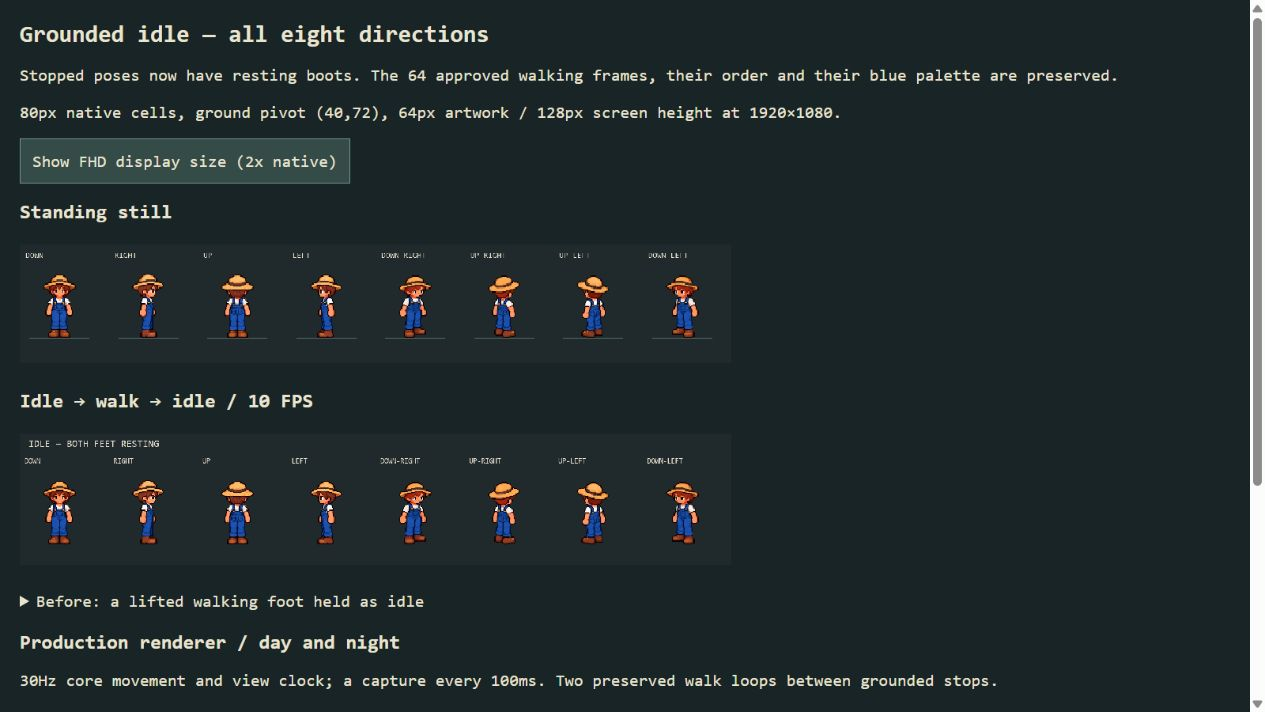
#> input picture implementation/fhd-player/pilots/2026-10-04/idle-grounded-review/browser-review.png, 1265 x 712 px, given in place of day_before_down_01.png, which was not available
$ python build_preview.py
#> lines starting #> are read from the running program, lines starting #| are printed output that depends on the picture; pictures that were not available may be replaced by others from this repository, and a replacement may not be noted
"""Exact horizontal mirroring of selected32px low-step up-right candidate; isolated comparison."""

from pathlib import Path

import hashlib

import json

import sys

from PIL import Image, ImageDraw, ImageFont


HERE = Path(__file__).resolve().parent

ROOT = HERE.parents[4]

BASE = ROOT/'implementation/fhd-enemies/pilots/2026-10-05/16px-review'

DIRECTIONS = ['down','right','up','left','down-right','up-right','up-left','down-left']

MIRRORS = {'up-right':'new up-right'}

sys.path.insert(0,str(ROOT/'implementation/fhd-player/pilots/2026-10-04/idle-grounded-review'))

from build_preview import gif


def sha(path):

    return hashlib.sha256(path.read_bytes()).hexdigest()


def rendered():

    font=ImageFont.truetype('C:/Windows/Fonts/consola.ttf',18)

    for light in ['day','night']:

        full=[];changed=[]

        for frame in range(1,9):

            sheet=Image.new('RGB',(1920,600),'#20292c');draw=ImageDraw.Draw(sheet)
#> after `sheet = Image.new('RGB', (1920, 600), '#20292c')`:
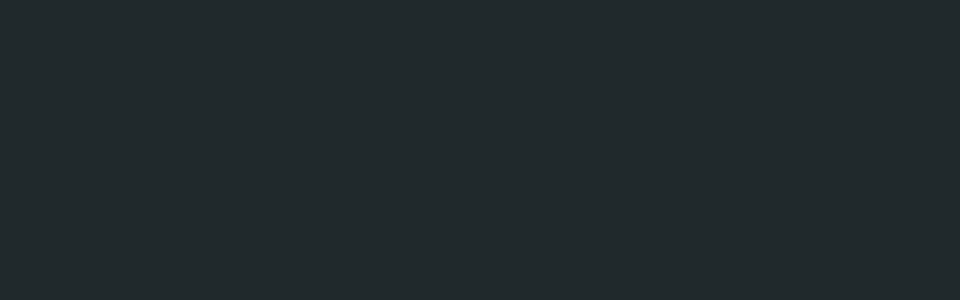
#> sheet: PIL image 1920x600 RGB (shown at 1/2 size); mean R, G, B 32, 41, 44

            detail=Image.new('RGB',(640,300),'#20292c');dd=ImageDraw.Draw(detail)
#> after `detail = Image.new('RGB', (640, 300), '#20292c')`:
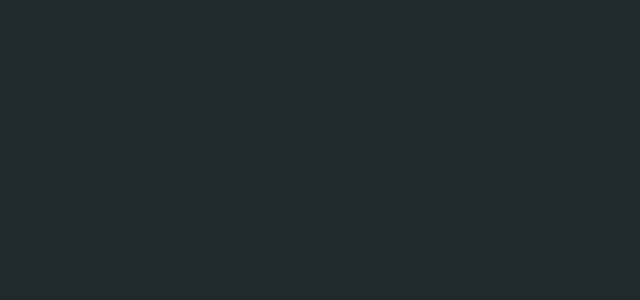
#> detail: PIL image 640x300 RGB; mean R, G, B 32, 41, 44

            for row,variant in enumerate(['before','after']):

                top=row*300

                draw.text((10,top+7),f'{variant.upper()} / WALK32PX / {light.upper()} / FRAME {frame:02}/08 / 10 FPS',font=font,fill='#e9e3cf')

                dd.text((row*320+10,7),f'{variant.upper()} / {light.upper()} / {frame:02}/08',font=font,fill='#e9e3cf')

                for column,direction in enumerate(DIRECTIONS):

                    path=HERE/f'captures/{light}_{variant}_{direction}_{frame:02}.png'

                    # Unchanged columns reuse the identical before capture.

                    if variant=='after' and direction not in MIRRORS:

                        path=HERE/f'captures/{light}_before_{direction}_{frame:02}.png'

                    image=Image.open(path).convert('RGB')
#> image is the input picture: PIL image 1265x712 RGB; mean R, G, B 35, 44.7, 46

                    draw.text((column*240+50,top+32),direction.upper()+(' *' if direction in MIRRORS and variant=='after' else ''),font=font,fill='#a6cbc6')

                    sheet.paste(image,(column*240,top+60))
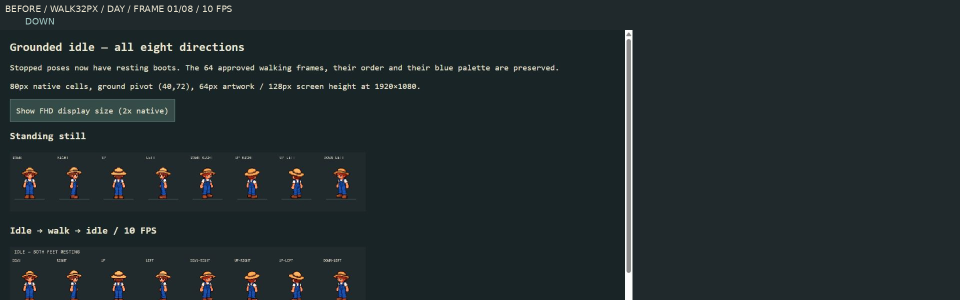
#> sheet: PIL image 1920x600 RGB (shown at 1/2 size); mean R, G, B 34.2, 43.5, 45.6

                    if direction in MIRRORS:

                        col=list(MIRRORS).index(direction)

                        text=direction.upper() if variant=='before' else 'NEW '+direction.upper()

                        dd.text((row*320+10,32),text,font=font,fill='#a6cbc6')

                        detail.paste(image,(row*320+40,60))

            full.append(sheet);changed.append(detail)

            out=HERE/'frames'/light;out.mkdir(parents=True,exist_ok=True)

            sheet.save(out/f'{frame:02}.png')

        gif(full,HERE/f'all-eight-{light}.gif',[100]*8)

        gif(changed,HERE/f'up-right-{light}.gif',[100]*8)

        full[0].save(HERE/f'poster-{light}.png')

    page='''<!doctype html><html lang="en"><head><meta charset="utf-8"><meta name="viewport" content="width=device-width,initial-scale=1"><title>32px walk - up-right lower steps</title><style>

body{margin:24px;background:#182426;color:#e9e3cf;font:17px Consolas,monospace}h1{font-size:26px}h2{font-size:21px}p{max-width:1050px;line-height:1.5}img,canvas{image-rendering:pixelated}.overflow{overflow:auto;margin:18px 0}button,select{padding:10px;font:inherit;color:#e9e3cf;background:#344b48;border:1px solid #75958d}a{color:#98dcd6}summary{cursor:pointer}details{margin:28px 0}.controls{display:flex;gap:12px;align-items:center;flex-wrap:wrap}

</style></head><body><h1>32px walk - up-right lower steps</h1>

<p>Focused comparison: BEFORE on the left, NEW CANDIDATE on the right. The lifted boots are lower; phases 2 and 6 remain unchanged. All seven other directions, including up-left, are approved and byte-identical. Eight frames at 10 FPS.</p>

<p>Walking review only. Idle and tool activities are unchanged. These are actual Godot FHD captures with the same ground and camera; only the character sprite changes. Original approved sources and production sprites are preserved.</p>

<h2>UP-RIGHT —before / new candidate</h2><div class="overflow"><img src="up-right-day.gif?v=low-step-r1" width="640" height="300" alt="Up-right with original lifted boot and new lower boot"></div><button id="scale">Show actual FHD screen size</button><h2>All eight directions —day</h2><div class="overflow"><img class="full" src="all-eight-day.gif?v=low-step-r1" width="960" height="300" alt="Eight walking directions with only up-right revised"></div>


<details><summary>Day/night comparison</summary><h2>All eight —night</h2><div class="overflow"><img class="full" src="all-eight-night.gif?v=low-step-r1" width="960" height="300"></div><div class="overflow"><img src="up-right-night.gif?v=low-step-r1" width="640" height="300"></div></details>

<h2>Pause and inspect a frame</h2><div class="controls"><select id="light" aria-label="Lighting"><option value="day">Day</option><option value="night">Night</option></select><button id="play">Play</button><button id="previous">Previous</button><button id="next">Next</button><span id="phase">Frame1/8</span></div>

<div class="overflow"><canvas id="inspector" width="1920" height="600" style="width:960px;height:300px"></canvas></div>

<p><a href="contract.json">Candidate contract and PNG hashes</a> · <a href="renderer-report.json">Actual renderer evidence</a> · <a href="../../../../fhd-enemies/pilots/2026-10-05/16px-review/index.html?v=z16-r6#farmer32-walk">Original32px review</a></p>

<script>

let frame=0,playing=false,half=true,token=0;const canvas=document.getElementById('inspector'),ctx=canvas.getContext('2d'),light=document.getElementById('light'),play=document.getElementById('play');function draw(){const t=++token;const im=new Image();im.onload=()=>{if(t!==token)return;ctx.imageSmoothingEnabled=false;ctx.drawImage(im,0,0)};im.src='frames/'+light.value+'/'+String(frame+1).padStart(2,'0')+'.png';document.getElementById('phase').textContent='Frame '+(frame+1)+'/8'}function stop(){playing=false;play.textContent='Play'}play.onclick=()=>{playing=!playing;play.textContent=playing?'Pause':'Play'};document.getElementById('previous').onclick=()=>{stop();frame=(frame+7)%8;draw()};document.getElementById('next').onclick=()=>{stop();frame=(frame+1)%8;draw()};light.onchange=draw;setInterval(()=>{if(playing){frame=(frame+1)%8;draw()}},100);document.getElementById('scale').onclick=function(){half=!half;document.querySelectorAll('.full').forEach(im=>{im.width=half?960:1920;im.height=half?300:600});canvas.style.width=(half?960:1920)+'px';canvas.style.height=(half?300:600)+'px';this.textContent=half?'Show actual FHD screen size':'Show at half screen size'};draw();

</script></body></html>'''

    (HERE/'index.html').write_text(page,encoding='utf-8')

    print('Saved horizontal before/after GIFs and frame inspector.')


if __name__=='__main__':

#> (the run stopped early here; a loop or call above may not have finished)

$ run again, on implementation/fhd-player/pilots/2026-10-04/idle-grounded-review/diagonal-review-browser.png
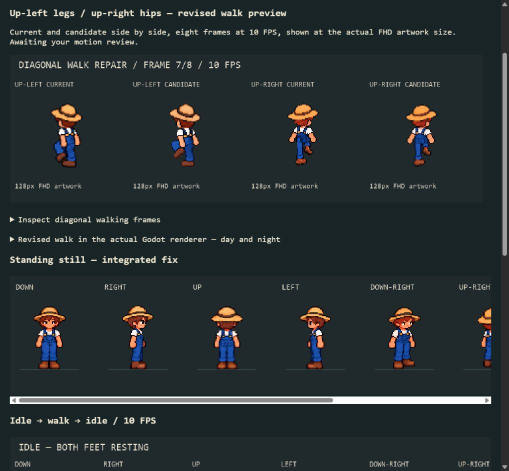
#> input picture implementation/fhd-player/pilots/2026-10-04/idle-grounded-review/diagonal-review-browser.png, 1017 x 942 px, given in place of day_before_down_01.png, which was not available (shown at 1/2 size)
#> in rendered, image is the input picture: PIL image 1017x942 RGB; mean R, G, B 40.4, 48.3, 49.7
#> in rendered, `sheet.paste(image,(column*240,top+60))`:
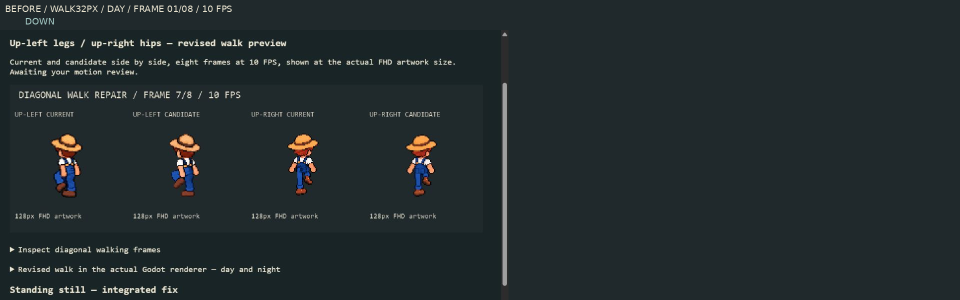
#> sheet: PIL image 1920x600 RGB (shown at 1/2 size); mean R, G, B 35.3, 44, 46.1
